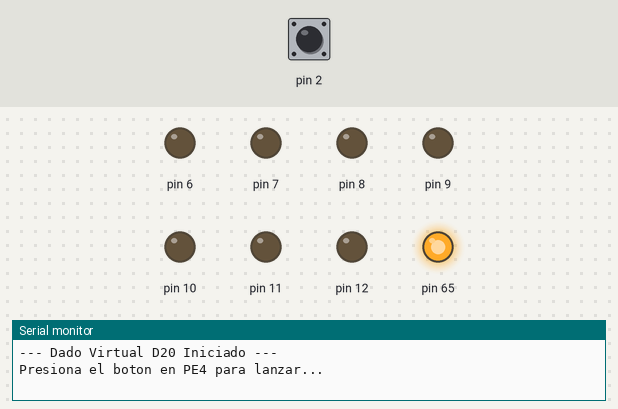
The sketch below on a simulated Arduino Mega 2560, built with avr-gcc and run on an emulated ATmega2560. On the bench: output pins drawn as LEDs (lit = HIGH), the last lines printed to the serial monitor. The inputs (shaded band) are chosen by the test bench; at power-on: pin 2 HIGH. Random numbers use the default seed unless the sketch sets one; pins used as bus, display or sensor lines are not drawn.

Above: at 4.2 s.
4.3 s: pin 2 pulled LOW for 0.15 s
At 5.0 s:
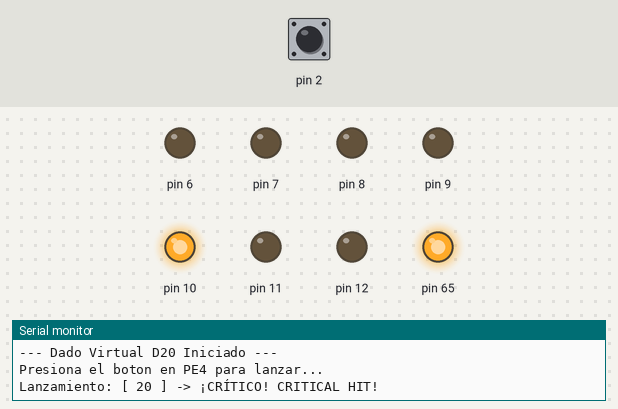
6.0 s: pin 2 pulled LOW for 1 s
At 7.4 s:
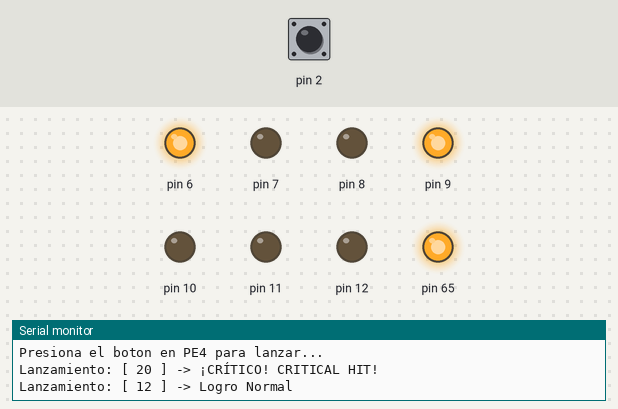
9.0 s: pin 2 pulled LOW for 3.2 s
At 13.4 s:
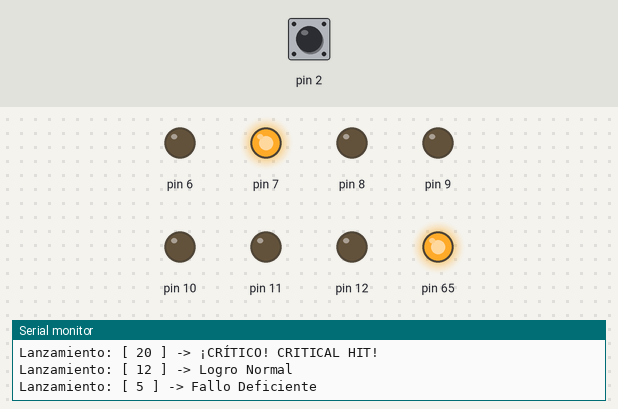
13.7 s: pin 2 pulsed LOW 5 times (0.12 s each, 0.3 s apart)
At 15.4 s:
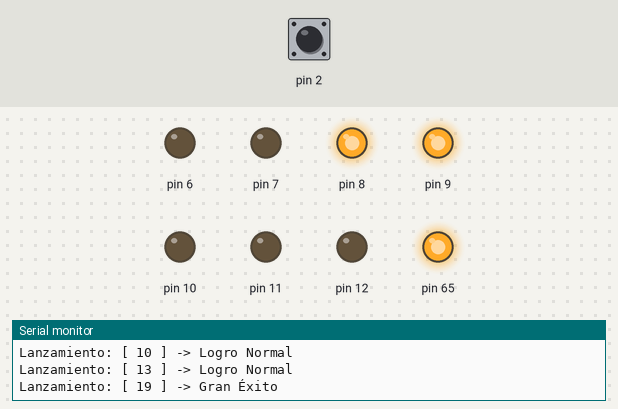
16.7 s: pin 2 pulsed LOW 2 times (0.12 s each, 0.3 s apart)
At 17.18 s:
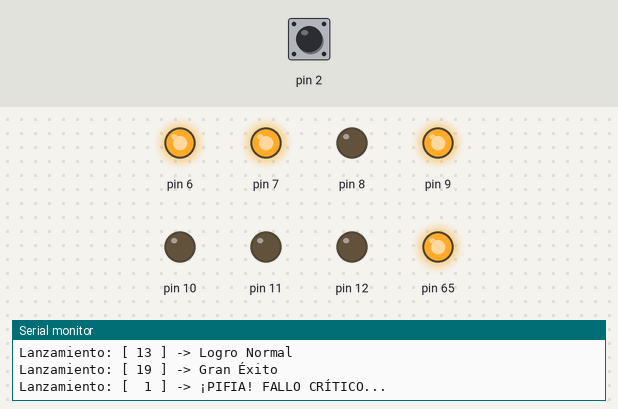
Timing chart, 0 to 19.7 s (numbered marks = the images above; inputs shaded):
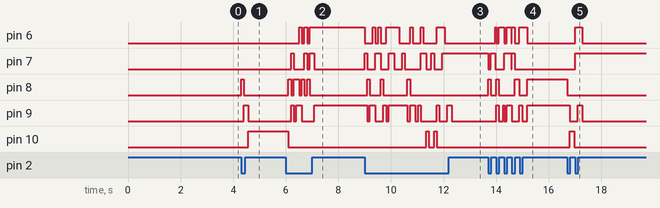

The sketch:

BUTTON_BOARD_D20_TEST_CODE.ino
```cpp
extern "C" {
  #include "lcd.h"
}

const int debounceDelay = 50;
unsigned long lastDebounceTime = 0;
bool lastButtonState = HIGH;
bool buttonState = HIGH;

int diceResult = 1;

// --- BUFFERS PARA VISUALIZACIÓN LCD ---
char buffer_linea1[17];
char buffer_linea2[17];

void setup() {
  // Inicialización del LCD
  lcd_init();
  lcd_on();
  lcd_clear();

  // Enciende el Backlight del LCD (Pin PK3)
  DDRK = DDRK | (1 << PK3);
  PORTK |= (1 << PK3);

  Serial.begin(115200);
  Serial.println("--- Dado Virtual D20 Iniciado ---");
  Serial.println("Presiona el boton en PE4 para lanzar...");

  // Configuración de registros de entrada/salida (Mapeo de hardware)
  DDRE &= ~(1 << PE4);
  PORTE |= (1 << PE4);
  DDRH |= (1 << PH2) | (1 << PH3) | (1 << PH4) | (1 << PH5) | (1 << PH6);
  DDRB |= (1 << PB4) | (1 << PB6) | (1 << PB5);

  // Mostrar 00 inicialmente en los 7 segmentos
  updateDisplay2(0);
  updateDisplay1(0);

  // Mensaje inicial en la pantalla LCD
  lcd_gotoxy(0, 0);
  lcd_puts("IEEE CAS");
  lcd_gotoxy(0, 1);
  lcd_puts("STK 500 TESTING");

  // Esperar 3 segundos
  _delay_ms(3000);
  lcd_clear();

  // Mensaje de espera en LCD
  lcd_gotoxy(0, 0);
  lcd_puts("DADO VIRTUAL D20");
  lcd_gotoxy(0, 1);
  lcd_puts("Listo: Presione");
}

void loop() {
  bool reading = (PINE & (1 << PE4)) ? HIGH : LOW;

  // Mientras el botón esté presionado (LOW), simular el giro rápido del dado
  if (reading == LOW) {
    int efectoVisual = random(1, 21);

    // Actualizar los displays de 7 segmentos en tiempo real
    updateDisplay2(efectoVisual / 10);
    updateDisplay1(efectoVisual % 10);

    // Mostrar efecto de giro en el LCD
    lcd_gotoxy(0, 0);
    lcd_puts("Lanzando dado... ");
    snprintf(buffer_linea2, sizeof(buffer_linea2), "Valor:   %2d     ", efectoVisual);
    lcd_gotoxy(0, 1);
    lcd_puts(buffer_linea2);

    delay(80); // Velocidad del parpadeo de giro
  }

  if (reading != lastButtonState) {
    lastDebounceTime = millis();
  }

  if ((millis() - lastDebounceTime) > debounceDelay) {
    if (reading != buttonState) {
      buttonState = reading;

      // Al soltar el botón (Transición de LOW a HIGH)
      if (buttonState == HIGH) {
        // Inicializar semilla con el ruido del temporizador
        randomSeed(micros());

        // Generar el número final entre 1 y 20
        diceResult = random(1, 21);

        // Puntero para almacenar la cadena del evento de rol
        const char* eventoRol;

        // --- SISTEMA DE LOGICA Y EVENTOS DE ROL ---
        if (diceResult == 20) {
          eventoRol = "CRITICO! ";
          Serial.println("Lanzamiento: [ 20 ] -> ¡CRÍTICO! CRITICAL HIT!");
        }
        else if (diceResult == 1) {
          eventoRol = "PIFIA... ";
          Serial.println("Lanzamiento: [  1 ] -> ¡PIFIA! FALLO CRÍTICO...");
        }
        else if (diceResult >= 2 && diceResult <= 5) {
          eventoRol = "Mal Intento";
          Serial.print("Lanzamiento: [ "); Serial.print(diceResult); Serial.println(" ] -> Fallo Deficiente");
        }
        else if (diceResult >= 6 && diceResult <= 14) {
          eventoRol = "Exito Regular";
          Serial.print("Lanzamiento: [ "); Serial.print(diceResult); Serial.println(" ] -> Logro Normal");
        }
        else { // Resultados de 15 a 19
          eventoRol = "Buena Tirada!";
          Serial.print("Lanzamiento: [ "); Serial.print(diceResult); Serial.println(" ] -> Gran Éxito");
        }

        // --- ACTUALIZAR PANTALLA LCD CON BUFFERS ---
        snprintf(buffer_linea1, sizeof(buffer_linea1), "Resultado: [%2d] ", diceResult);
        snprintf(buffer_linea2, sizeof(buffer_linea2), "%s", eventoRol);

        lcd_clear();
        lcd_gotoxy(0, 0);
        lcd_puts(buffer_linea1);

        lcd_gotoxy(0, 1);
        lcd_puts(buffer_linea2);

        // --- ACTUALIZAR DISPLAYS DE 7 SEGMENTOS ---
        updateDisplay2(diceResult / 10); // Decenas
        updateDisplay1(diceResult % 10); // Unidades
      }
    }
  }
  lastButtonState = reading;
}

// Funciones de actualización con el mapeo de registros
void updateDisplay1(uint8_t val) {
  PORTH &= ~((1 << PH2) | (1 << PH3) | (1 << PH4) | (1 << PH5));
  if (val & 0x01) PORTH |= (1 << PH2);
  if (val & 0x02) PORTH |= (1 << PH3);
  if (val & 0x04) PORTH |= (1 << PH4);
  if (val & 0x08) PORTH |= (1 << PH5);
}

void updateDisplay2(uint8_t val) {
  PORTH &= ~(1 << PH6);
  PORTB &= ~((1 << PB4) | (1 << PB5) | (1 << PB6));
  if (val & 0x01) PORTH |= (1 << PH6);
  if (val & 0x02) PORTB |= (1 << PB4);
  if (val & 0x04) PORTB |= (1 << PB6); // C -> Conectado a PB6
  if (val & 0x08) PORTB |= (1 << PB5); // D -> Conectado a PB5
}
```

lcd.c
```cpp
#include "lcd.h"

//#include <stdarg.h>
//#include <stdio.h>
#include <util/delay.h>

void lcd_send(uint8_t value, uint8_t mode);
void lcd_write_nibble(uint8_t nibble);

static uint8_t lcd_displayparams;


void lcd_command(uint8_t command) {
  lcd_send(command, 0);
}

void lcd_putc(uint8_t value) {
  lcd_send(value, 1);
}

void lcd_send(uint8_t value, uint8_t mode)
{
	if(mode)
	LCD_CTRL_PORT |= (1 << LCD_RS);
	else
	LCD_CTRL_PORT &= ~(1 << LCD_RS);

	LCD_CTRL_PORT &= ~(1 << LCD_RW);

	lcd_write_nibble(value >> 4);
	lcd_write_nibble(value);
}

void lcd_write_nibble(uint8_t nibble)
{
	// Limpiar bits D4-D7
	LCD_DATA_PORT &= ~((1 << LCD_D4) |
	(1 << LCD_D5) |
	(1 << LCD_D6) |
	(1 << LCD_D7));

	// Escribir nibble
	if(nibble & 0x01) LCD_DATA_PORT |= (1 << LCD_D4);
	if(nibble & 0x02) LCD_DATA_PORT |= (1 << LCD_D5);
	if(nibble & 0x04) LCD_DATA_PORT |= (1 << LCD_D6);
	if(nibble & 0x08) LCD_DATA_PORT |= (1 << LCD_D7);

	// Pulso Enable
	LCD_CTRL_PORT &= ~(1 << LCD_EN);
	LCD_CTRL_PORT |=  (1 << LCD_EN);
	LCD_CTRL_PORT &= ~(1 << LCD_EN);

	_delay_ms(0.3);
}

void lcd_init(void)
{
	// Control como salida
	LCD_CTRL_DDR |= (1 << LCD_RS) |
	(1 << LCD_RW) |
	(1 << LCD_EN);

	// Datos como salida
	LCD_DATA_DDR |= (1 << LCD_D4) |
	(1 << LCD_D5) |
	(1 << LCD_D6) |
	(1 << LCD_D7);

	_delay_ms(15);

	LCD_CTRL_PORT &= ~(1 << LCD_EN);
	LCD_CTRL_PORT &= ~(1 << LCD_RS);
	LCD_CTRL_PORT &= ~(1 << LCD_RW);

	_delay_ms(4.1);

	lcd_write_nibble(0x03);
	_delay_ms(4.1);

	lcd_write_nibble(0x03);
	_delay_ms(4.1);

	lcd_write_nibble(0x03);
	_delay_ms(4.1);

	lcd_write_nibble(0x02);

	lcd_command(LCD_FUNCTIONSET |
	LCD_4BITMODE |
	LCD_2LINE |
	LCD_5x8DOTS);

	lcd_displayparams = LCD_CURSOROFF | LCD_BLINKOFF;

	lcd_command(LCD_DISPLAYCONTROL | lcd_displayparams);

	lcd_clear();
}

void lcd_on(void) {
  lcd_displayparams |= LCD_DISPLAYON;
  lcd_command(LCD_DISPLAYCONTROL | lcd_displayparams);
}

void lcd_off(void) {
  lcd_displayparams &= ~LCD_DISPLAYON;
  lcd_command(LCD_DISPLAYCONTROL | lcd_displayparams);
}

void lcd_clear(void) {
  lcd_command(LCD_CLEARDISPLAY);
  _delay_ms(2);
}

void lcd_return_home(void) {
  lcd_command(LCD_RETURNHOME);
  _delay_ms(2);
}

void lcd_enable_blinking(void) {
  lcd_displayparams |= LCD_BLINKON;
  lcd_command(LCD_DISPLAYCONTROL | lcd_displayparams);
}

void lcd_disable_blinking(void) {
  lcd_displayparams &= ~LCD_BLINKON;
  lcd_command(LCD_DISPLAYCONTROL | lcd_displayparams);
}

void lcd_enable_cursor(void) {
  lcd_displayparams |= LCD_CURSORON;
  lcd_command(LCD_DISPLAYCONTROL | lcd_displayparams);
}

void lcd_disable_cursor(void) {
  lcd_displayparams &= ~LCD_CURSORON;
  lcd_command(LCD_DISPLAYCONTROL | lcd_displayparams);
}

void lcd_scroll_left(void) {
  lcd_command(LCD_CURSORSHIFT | LCD_DISPLAYMOVE | LCD_MOVELEFT);
}

void lcd_scroll_right(void) {
  lcd_command(LCD_CURSORSHIFT | LCD_DISPLAYMOVE | LCD_MOVERIGHT);
}

void lcd_set_left_to_right(void) {
  lcd_displayparams |= LCD_ENTRYLEFT;
  lcd_command(LCD_ENTRYMODESET | lcd_displayparams);
}

void lcd_set_right_to_left(void) {
  lcd_displayparams &= ~LCD_ENTRYLEFT;
  lcd_command(LCD_ENTRYMODESET | lcd_displayparams);
}

void lcd_enable_autoscroll(void) {
  lcd_displayparams |= LCD_ENTRYSHIFTINCREMENT;
  lcd_command(LCD_ENTRYMODESET | lcd_displayparams);
}

void lcd_disable_autoscroll(void) {
  lcd_displayparams &= ~LCD_ENTRYSHIFTINCREMENT;
  lcd_command(LCD_ENTRYMODESET | lcd_displayparams);
}

void lcd_create_char(uint8_t location, uint8_t *charmap) {
  lcd_command(LCD_SETCGRAMADDR | ((location & 0x7) << 3));
  for (int i = 0; i < 8; i++) {
    lcd_putc(charmap[i]);
  }
  lcd_command(LCD_SETDDRAMADDR);
}

void lcd_gotoxy(uint8_t col, uint8_t row) {
  static uint8_t offsets[] = { 0x00, 0x40, 0x14, 0x54 };

  lcd_command(LCD_SETDDRAMADDR | (col + offsets[row]));
}

void lcd_puts(const char *string) {
    const char *it;
    for (it = string; *it; it++) {
        lcd_putc(*it);
    }
}

void lcd_putsf(const char *s) {
    register char c;
    while ((c = pgm_read_byte(s++))) { // Corregido para leer correctamente de la Flash (PROGMEM)
        lcd_putc(c);
    }
}
```

lcd.h
```cpp
//#pragma once

#include <avr/io.h>
#include <avr/pgmspace.h>

//---------------- CONTROL ----------------
#define LCD_CTRL_DDR   DDRK
#define LCD_CTRL_PORT  PORTK

#define LCD_RS 0
#define LCD_RW 1
#define LCD_EN 2

//---------------- DATOS ----------------
#define LCD_DATA_DDR   DDRJ
#define LCD_DATA_PORT  PORTJ

#define LCD_D4 3
#define LCD_D5 4
#define LCD_D6 5
#define LCD_D7 6

#define LCD_COL_COUNT 16
#define LCD_ROW_COUNT 2

// The rest should be left alone
#define LCD_CLEARDISPLAY   0x01
#define LCD_RETURNHOME     0x02
#define LCD_ENTRYMODESET   0x04
#define LCD_DISPLAYCONTROL 0x08
#define LCD_CURSORSHIFT    0x10
#define LCD_FUNCTIONSET    0x20
#define LCD_SETCGRAMADDR   0x40
#define LCD_SETDDRAMADDR   0x80

#define LCD_ENTRYRIGHT          0x00
#define LCD_ENTRYLEFT           0x02
#define LCD_ENTRYSHIFTINCREMENT 0x01
#define LCD_ENTRYSHIFTDECREMENT 0x00

#define LCD_DISPLAYON  0x04
#define LCD_DISPLAYOFF 0x00
#define LCD_CURSORON   0x02
#define LCD_CURSOROFF  0x00
#define LCD_BLINKON    0x01
#define LCD_BLINKOFF   0x00

#define LCD_DISPLAYMOVE 0x08
#define LCD_CURSORMOVE  0x00
#define LCD_MOVERIGHT   0x04
#define LCD_MOVELEFT    0x00

#define LCD_8BITMODE 0x10
#define LCD_4BITMODE 0x00
#define LCD_2LINE    0x08
#define LCD_1LINE    0x00
#define LCD_5x10DOTS 0x04
#define LCD_5x8DOTS  0x00

void lcd_init(void);

void lcd_command(uint8_t command);
void lcd_putc(uint8_t value);

void lcd_on(void);
void lcd_off(void);

void lcd_clear(void);
void lcd_return_home(void);

void lcd_enable_blinking(void);
void lcd_disable_blinking(void);

void lcd_enable_cursor(void);
void lcd_disable_cursor(void);

void lcd_scroll_left(void);
void lcd_scroll_right(void);

void lcd_set_left_to_right(void);
void lcd_set_right_to_left(void);

void lcd_enable_autoscroll(void);
void lcd_disable_autoscroll(void);

void lcd_create_char(uint8_t location, uint8_t *charmap);

void lcd_gotoxy(uint8_t col, uint8_t row);

void lcd_puts(const char *string);
```

Measured:
- after the input at 4.3 s, pin 8: LOW → HIGH at once, → LOW 0.10 s later; pin 9: LOW → HIGH after 0.10 s, → LOW 0.17 s later; pin 10: LOW → HIGH after 0.27 s
- after the input at 6.0 s, pin 6: alternates HIGH for 0.10 s and LOW for 0.10 s, 5 changes in all, then stays HIGH, starting after 0.51 s; pin 7: goes HIGH 0.10 s, LOW 0.41 s, HIGH 0.10 s, LOW 0.10 s, HIGH 0.17 s, then LOW, starting after 0.20 s
- after the input at 9.0 s, pin 6: HIGH → LOW at once, → HIGH 0.30 s later, → LOW 0.10 s later, → HIGH 0.10 s later, … (13 changes in this stretch); pin 7: LOW → HIGH at once, → LOW 0.10 s later, → HIGH 0.30 s later, → LOW 0.20 s later, … (13 changes in this stretch)
- after the input at 13.7 s, pin 7: goes LOW 0.10 s, HIGH 0.17 s, LOW 0.33 s, HIGH 0.28 s, LOW 0.02 s, HIGH 0.10 s, then LOW, starting at once; pin 8: goes HIGH 0.10 s, LOW 0.20 s, HIGH 0.10 s, LOW 0.60 s, HIGH 0.17 s, LOW 0.30 s, then HIGH, starting at once
- after the input at 16.7 s, pin 6: LOW → HIGH after 0.30 s, → LOW 0.27 s later; pin 7: LOW → HIGH after 0.30 s; pin 8: HIGH → LOW at once; pin 9: HIGH → LOW after 0.10 s, → HIGH 0.30 s later, → LOW 0.17 s later; pin 10: LOW → HIGH after 0.10 s, → LOW 0.17 s later
